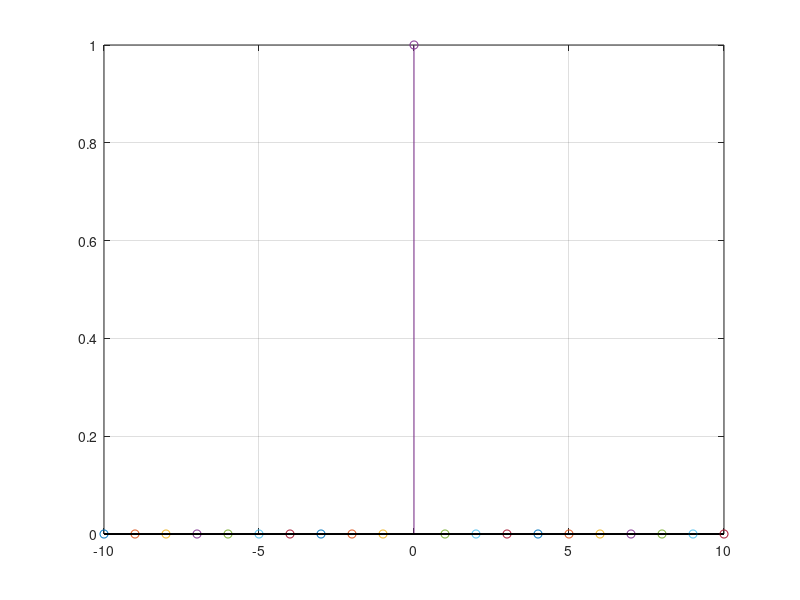

Write MATLAB code to recreate this figure. (Note: this script raises an error after producing the figure.)
T=input("Enter the time period")
for t=-10:1:10
  if(t==0)
  y=1;
  else
  y=0;
end
  stem(t,y)
  hold on
  grid on
end
axis([-T T 3 -3])
xlabel('Time')
ylabel('Amplitude')
title('Unit Impulse Signal')
